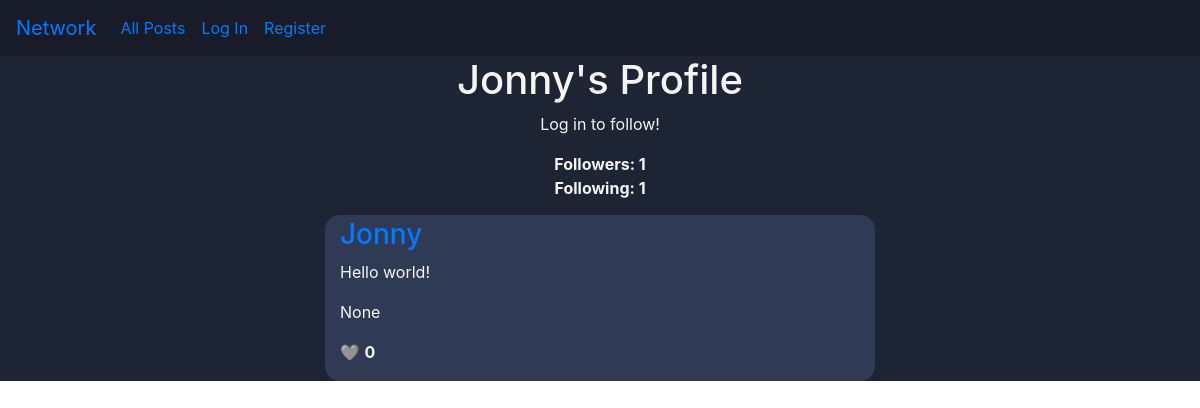
The app's page /profile/Jonny with its own data.
### network/models.py (models this page shows)
class User(AbstractUser):
    following = models.ManyToManyField("self", symmetrical=False, blank=True, related_name="followers")
    saved_posts = models.ManyToManyField("Post", blank=True, related_name="saved_by")
    @property
    def following_count(self):
        return self.following.count()
    @property
    def follower_count(self):
        return self.followers.count()

class Post(models.Model):
    user = models.ForeignKey("User", on_delete=models.CASCADE, related_name="user_posts")
    content = models.TextField(max_length=512, blank=False, null=False)
    likes = models.ManyToManyField("User", blank=True, related_name="liked_posts")
    timestamp = models.DateTimeField(auto_now_add=True)
    @property
    def like_count(self):
        return self.likes.count()

### network/views.py (the view)
# urls.py: path("profile/<str:username>", views.profile, name="profile"),
def profile(request, username):
    user = User.objects.get(username=username)
    if not user:
        return False #TODO render error page
    return post_paginator(
        request,
        query=user.user_posts.select_related("user").order_by("-timestamp"),
        template="network/profile.html",
        title=f"{user.username}'s Profile",
        user_obj=user
        )

### network/views.py (called while the page is built)
def post_paginator(request, query, template, title, user_obj=None):
    paginator = Paginator(query, 10)
    page_number = request.GET.get("page")
    page_obj = paginator.get_page(page_number)
    return render(request, template, {
        "page_obj": page_obj,
        "title": title,
        "user_obj": user_obj
    })

### network/templates/network/profile.html (shortened to what this page needs)
{% extends "network/layout.html" %}
{% load static %}
{% block body %}
    <h1>{{ user_obj.username }}'s Profile</h1>
    {% if user.is_authenticated %}
        {% if user_obj.username != user.username %}
            <button class="btn btn-outline-primary"
                id="toggle-follow-btn"
                data-username="{{ user_obj.username }}">
                {% if user_obj in user.following %}Unfollow{% else %}Follow{% endif %}</button>
        {% endif %}
    {% else %}
        <p class="alert-div">Log in to follow!</p>
    {% endif %}
    <strong id="follower-count">Followers: {{ user_obj.follower_count }}</strong>
    <strong id="following-count">Following: {{ user_obj.following_count }}</strong>
    {% include "network/partials/load_posts.html" with page_obj=page_obj %}
{% endblock %}

### network/templates/network/partials/load_posts.html (shortened to what this page needs)
<div class="posts-div">
    {% for post in page_obj %}
        <div class="post-div">
            <h3><a href="{% url 'profile' username=post.user.username %}">{{ post.user.username }}</a></h3>
            <div class="post-text-div">
                <p class="post-text">{{ post.content }}</p>
            </div>
            <p class="small-text">{{ post.timestamp }}</p>
            <p>
                {% if user.is_authenticated %}
                    <button class="like-btn" data-id="{{ post.id }}"
                    data-liked="{% if user in post.likes.all %}true{% else %}false{% endif %}">❤️</button>
                {% else %}
                    🩶
                {% endif %}
                <strong class="like-count">{{ post.like_count }}</strong>
            </p>
        </div>
    {% endfor %}
</div>

### network/static/network/styles.css (style rules this page uses)
* { margin: 0; box-sizing: border-box; }
.post-div { border-radius: 15px; min-width: 550px; background-color: #2f3b54; margin-top: 15px; padding: 3px 0 1px 15px; }

### records on screen
User: username "Jonny", follower_count "1", following_count "1"
Post: user.username "Jonny", content "Hello world!", timestamp "None", like_count "0"
